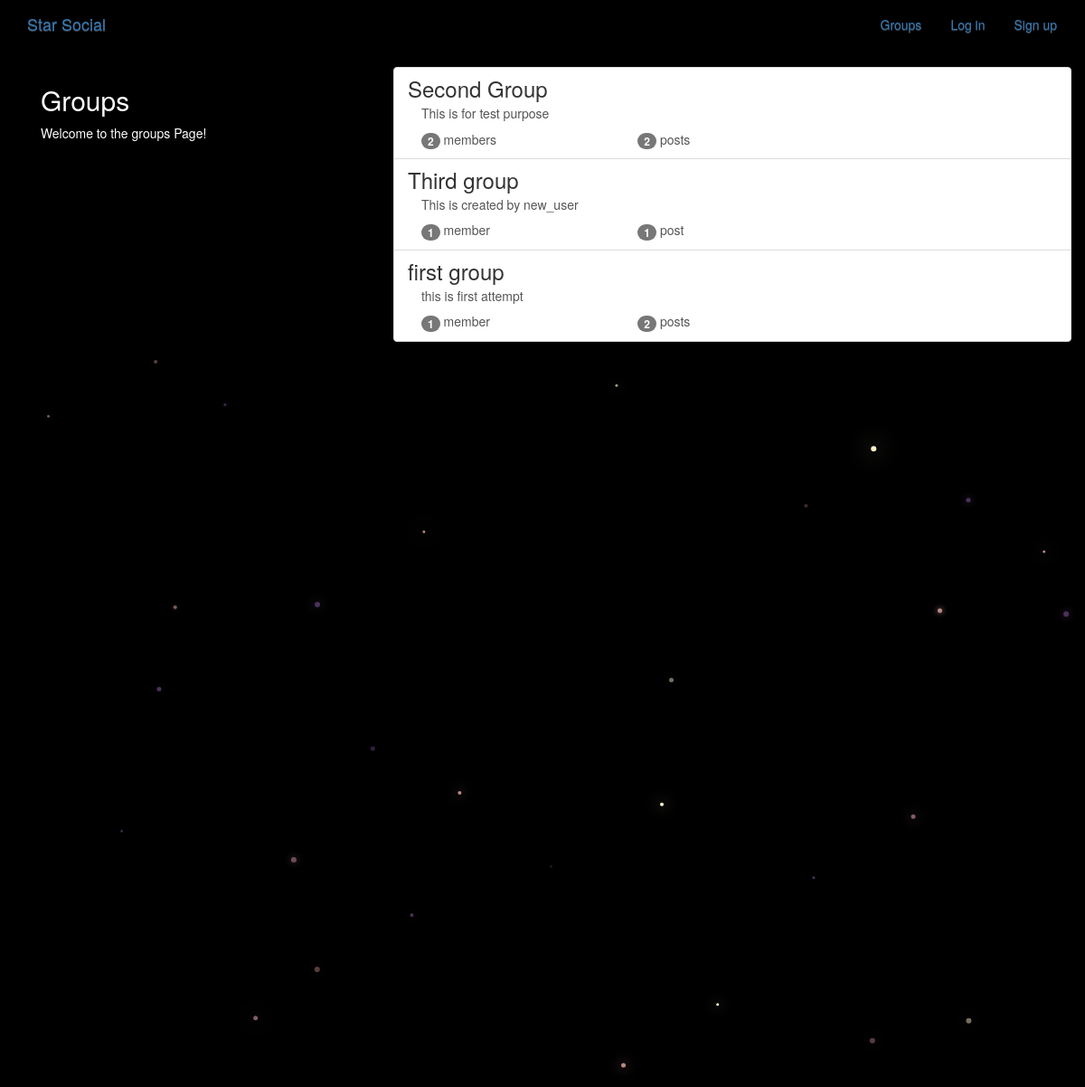
The app's page /groups/ with its own data.
### groups/models.py (models this page shows, shortened)
class Group(models.Model):
    name = models.CharField(max_length=255, unique=True)
    slug = models.SlugField(allow_unicode=True, unique=True)
    description = models.TextField(blank=True, default='')
    description_html = models.TextField(editable=False, default='', blank=True)
    members = models.ManyToManyField(User,through="GroupMember")
    class Meta:
        ordering = ["name"]

### groups/views.py (the view)
class ListGroups(generic.ListView):
    model = Group

### groups/templates/groups/group_list.html (shortened to what this page needs)
{% extends "groups/group_base.html" %}
{% block pregroup %}
<div class="col-md-4">
  <div class="content">
    <h2>Groups</h2>
    <p>Welcome to the groups Page!</p>
  </div>
</div>
{% endblock %}
{% block group_content %}
  <div class="col-md-8">
    <div class="list-group">
      {% for group in object_list %}
        <a class="list-group-item" href="{% url 'groups:single' slug=group.slug %}">
          <h3 class="title list-group-item-heading">{{group.name}}</h3>
          <div class="list-group-item-text container-fluid">
            {{group.description_html|safe}}
            <div class="row">
              <div class="col-md-4">
                <span class="badge">{{group.members.count}}</span> member{{group.members.count|pluralize}}
              </div>
              <div class="col-md-4">
                <span class="badge">{{group.posts.count}}</span> post{{group.posts.count|pluralize}}
              </div>
            </div>
          </div>
      </a>
    {% endfor %}
  </div>
  </div>
{% endblock %}

### static/simplesocial/css/master.css (style rules this page uses)
body { margin: 0; overflow: hidden; background-color: black; color:white; }

### records on screen
Group: name "Second Group", description_html "This is for test purpose", members.count "2", posts.count "2"
Group: name "Third group", description_html "This is created by new_user", members.count "1", posts.count "1"
Group: name "first group", description_html "this is first attempt", members.count "1", posts.count "2"
